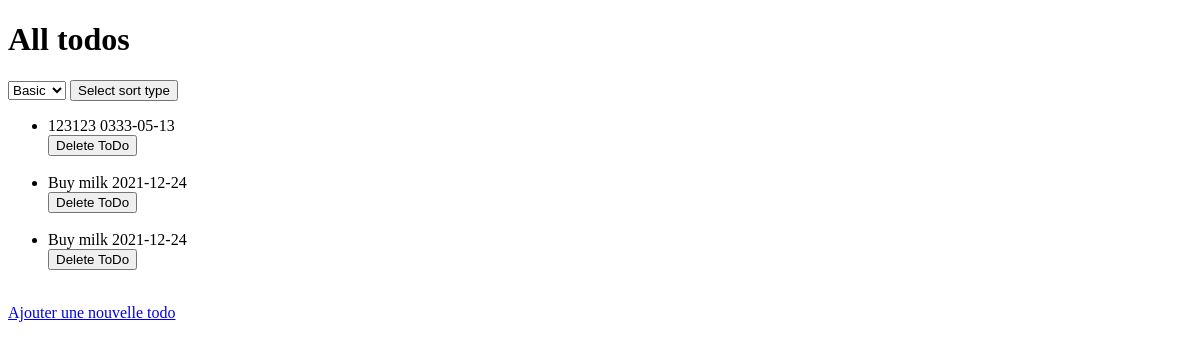
The app's page /displayAllTodosFromDatabase.php, older data.
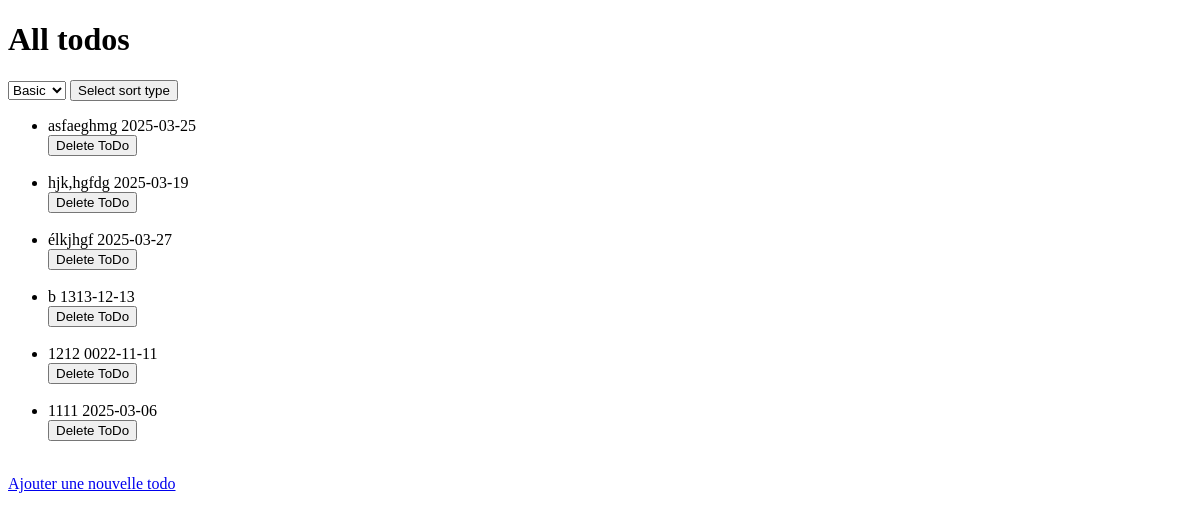
The same page, newer data.
### tables this page shows
CREATE TABLE todos (
    id INTEGER PRIMARY KEY AUTOINCREMENT,
    title TEXT NOT NULL,
    due_date TEXT
);

### public/displayAllTodosFromDatabase.php (the view, shortened to what this page needs)
<?php
$errors = [];
if ($_SERVER['REQUEST_METHOD'] == "GET") {
    if (count($errors) === 0) {
        $dns = "sqlite:../database.db";
        $user = "root";
        $pass = "";
        $options = [
            PDO::ATTR_ERRMODE            => PDO::ERRMODE_EXCEPTION,
            PDO::ATTR_DEFAULT_FETCH_MODE => PDO::FETCH_ASSOC,
            PDO::ATTR_EMULATE_PREPARES   => false,
        ];
        try {
            $pdo = new PDO($dns, $user, $pass, $options);
            $todosArray = [];
            $query = "SELECT * FROM todos";
            $stmtSortByDate = $pdo->query($query);
            $todosArray = $stmtSortByDate->fetchAll();
        } catch (Exception $e) {
            array_push($errors, "Cannot display todos");
        }
    }
}
?>
<!doctype html>
<html lang="en">
<head>
</head>
<body>
    <h1>
        All todos
    </h1>
    <form action="displayAllTodosFromDatabase.php" method="get">
        <select name="sort" id="">
            <option value="base" <?php if ($_GET['sort'] == "base") echo 'selected="selected" '; ?>>Basic</option>
        </select>
        <input value='Select sort type' type="submit">
    </form>
    <ul>
        <?php foreach ($todosArray as $todo): ?>
            <li>
                <?= $todo['title'] ?> <time><?= $todo['due_date'] ?></time>
                <form action='deleteTodoFromDatabase.php' method='post'>
                    <button type='submit'>Delete ToDo</button><br><br>
                </form>
            </li>
        <?php endforeach; ?>
    </ul>
    <a href="writeTodoToDatabase.php">Ajouter une nouvelle todo</a>
</body>
</html>

Row changes from the older to the newer data that the page shows:
removed todos: title "123123", due_date "0333-05-13"
removed todos: title "Buy milk", due_date "2021-12-24"
removed todos: title "Buy milk", due_date "2021-12-24"
added todos: title "asfaeghmg", due_date "2025-03-25"
added todos: title "hjk,hgfdg", due_date "2025-03-19"
added todos: title "élkjhgf", due_date "2025-03-27"
added todos: title "b", due_date "1313-12-13"
added todos: title "1212", due_date "0022-11-11"
added todos: title "1111", due_date "2025-03-06"
